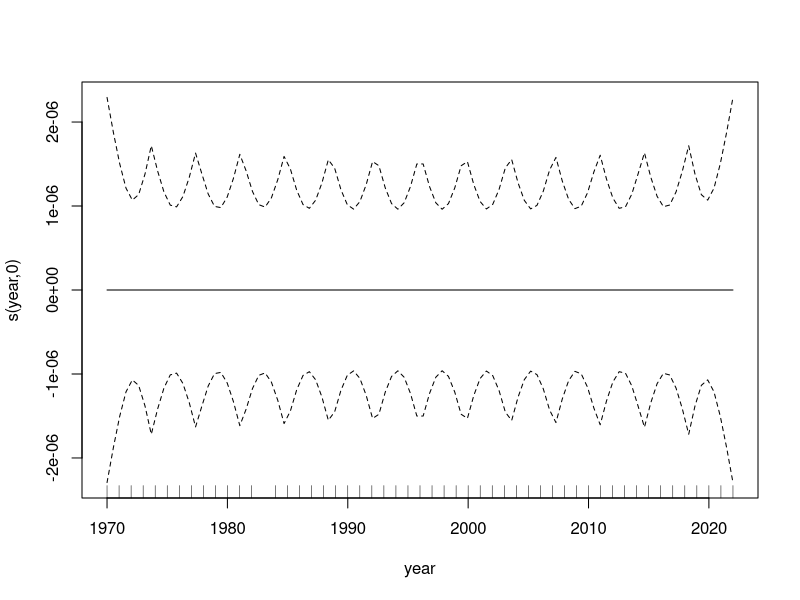
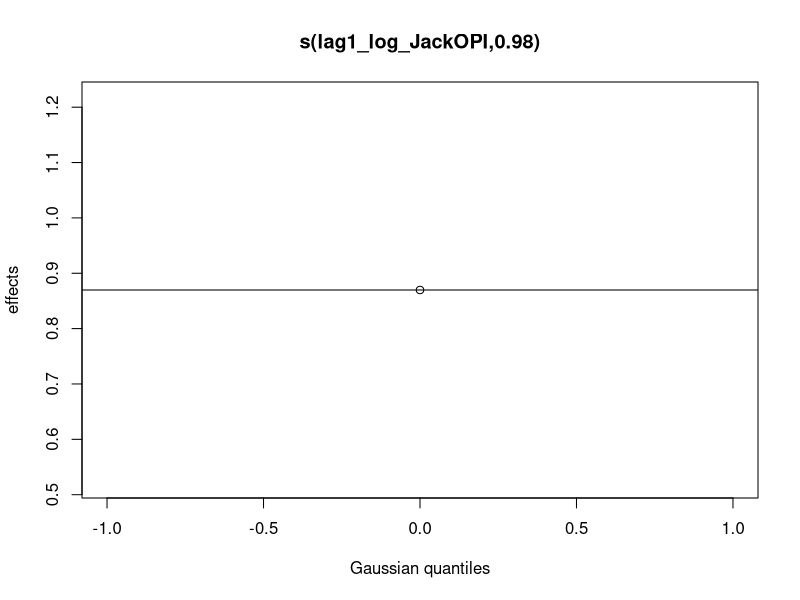
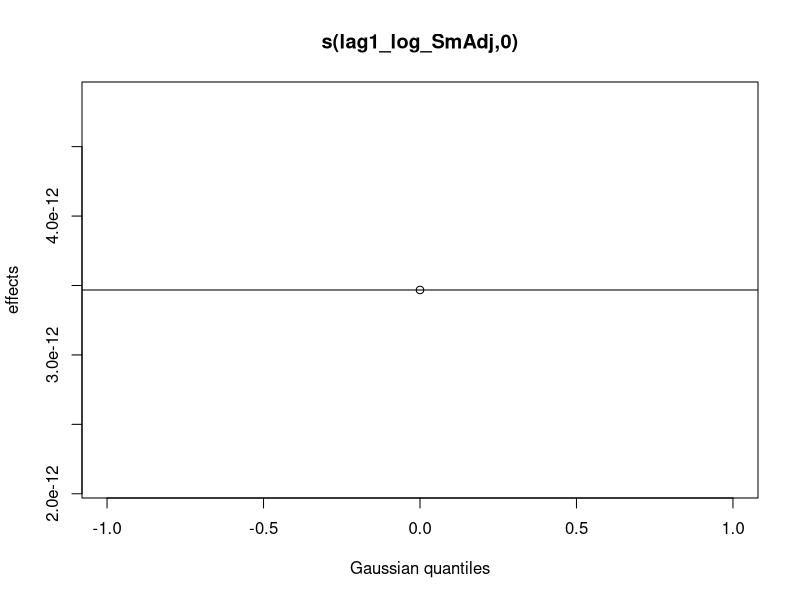
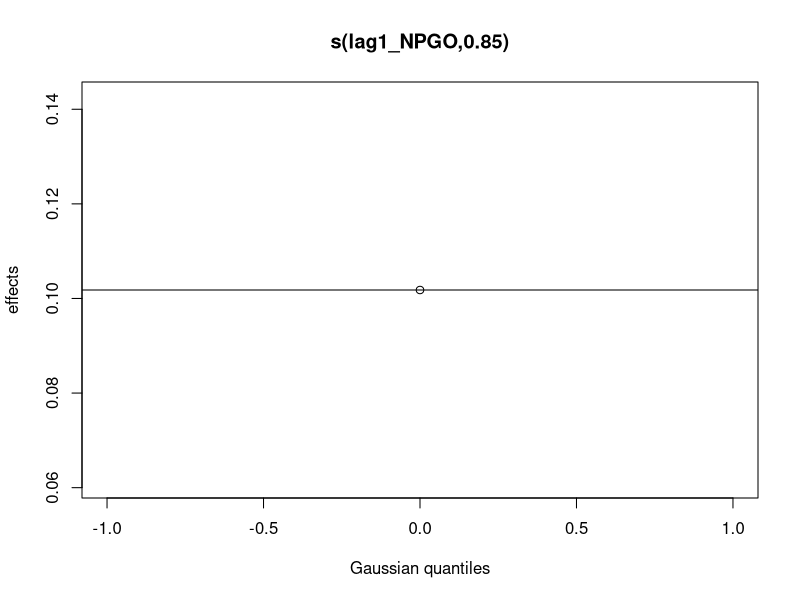
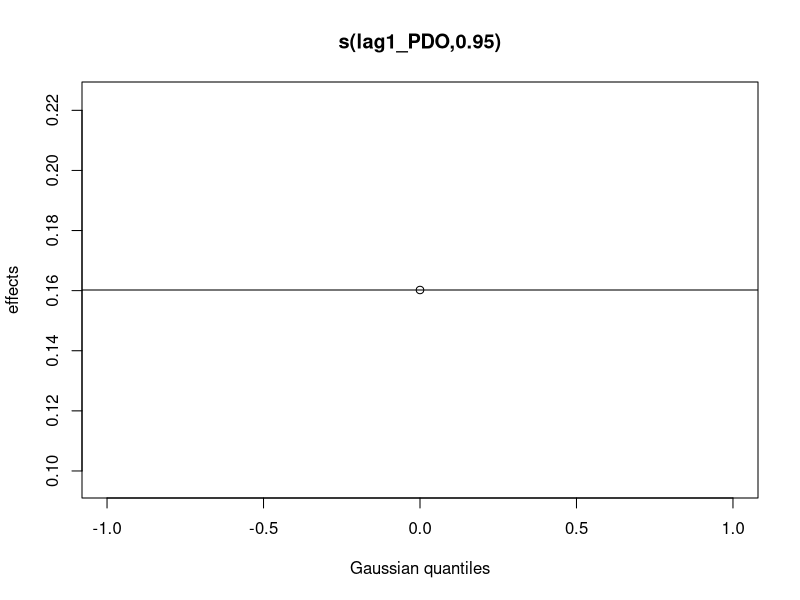
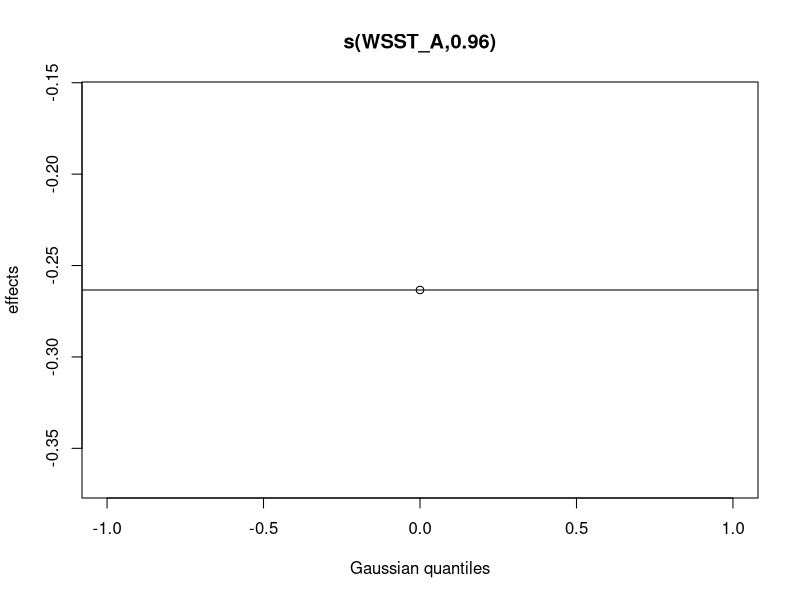
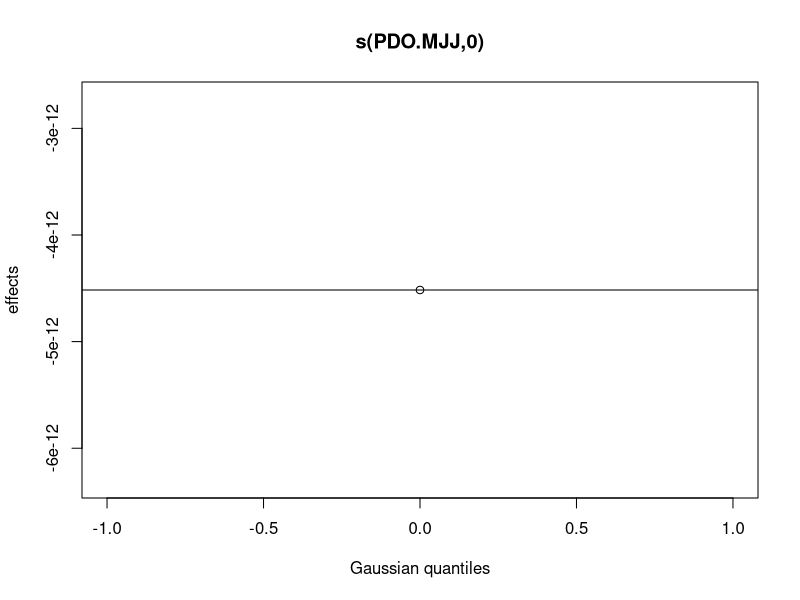
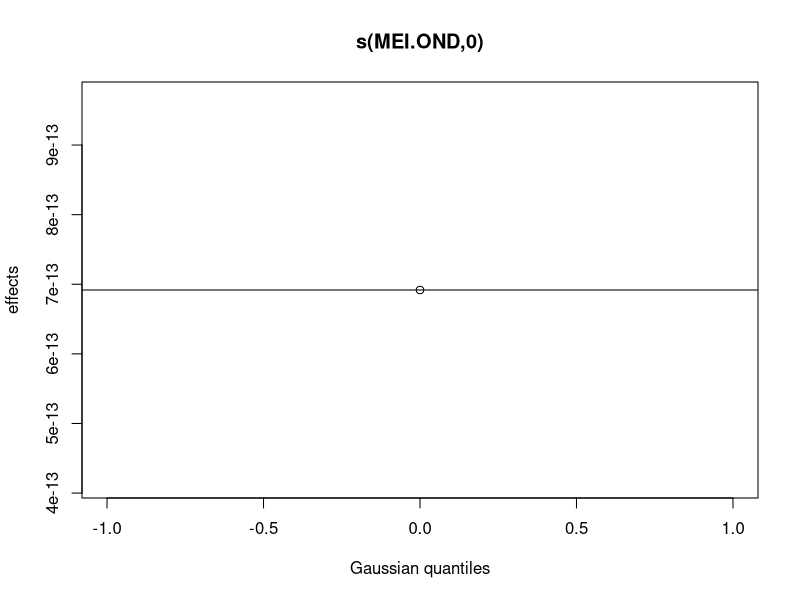

Here is the R script that generated these plots, in order:
library(tidyverse)
#load data
dat<-read_csv("data/dat.csv") %>% mutate(across(c(lag1_log_SmAdj:UWI.SON),scale))



#This is the model that we would you, fitted to the full data set
##this is the equivalent of ridge regression
mod<-mgcv::gam(log(abundance)~
                 s(year,bs="bs",m=1,k=15)+
              s(lag1_log_JackOPI,bs="re")+ #this puts at L2 penalty on the coefficient
              s(lag1_log_SmAdj,bs="re")+
              s(lag1_NPGO,bs="re")+
              s(lag1_PDO,bs="re")+
              s(WSST_A,bs="re")+
              s(PDO.MJJ,bs="re")+
              s(MEI.OND,bs="re")+
              s(UWI.JAS,bs="re")+
              s(SST.AMJ,bs="re")+
              s(SSH.AMJ,bs="re")+
              s(UWI.SON,bs="re")
              ,data=dat)

#you can see that several of the coefficients shrink to essentially 0
plot(mod)


summary(mod)

# evaluation years
leave<-15
#sliding window of fitting length
slide<-30
#rows of data
max_yr<-nrow(dat)

library(mgcv)
out<-numeric((leave+1))#vector to hold forecasts
for(i in 0:leave){
  
  #this is the version with no ARMA. Can use the mgcv:gamm function to add ARMA errors, but was having some convergence issues
  mod<-mgcv::gam(log(abundance)~
                   # s(year,bs="bs",m=1,k=15)+
                   s(lag1_log_JackOPI,bs="re")+
                   s(lag1_log_SmAdj,bs="re")+
                   s(lag1_NPGO,bs="re")+
                   s(lag1_PDO,bs="re")+
                   s(WSST_A,bs="re")+
                   s(PDO.MJJ,bs="re")+
                   s(MEI.OND,bs="re")+
                   s(UWI.JAS,bs="re")+
                   s(SST.AMJ,bs="re")+
                   s(UWI.SON,bs="re"),
                  # ,select=T,
                  # control=list(
                  #   maxIter=100,
                  #   tolerance=1e-6),
                 # correlation=corAR1(),
                 data=dat[seq(from=max(1,max_yr+i-(slide+leave)),to=max_yr-(leave+1)+i),])
                 # data=dat[seq(from=1,to=max_yr+i-(leave+1),by=1),])
  
  pred=exp(predict(mod,newdata=dat[max_yr-leave+i,]))
  out[i+1]<-pred
}

#obs vs fitted
plot(abundance~year,data=dat[(54-15):54,],type="p",pch=19,col="black",ylim=c(0,2000))
points(2008:2023,out,type="o",col="red",pch=19)

#MAPE
mean((abs(dat$abundance[(54-15):54]-out)/dat$abundance[(54-15):54]),na.rm=T)
#RMSE
sqrt(mean(((dat$abundance[(54-15):54]-dat$abundance[(54-15):54])^2),na.rm=T))

